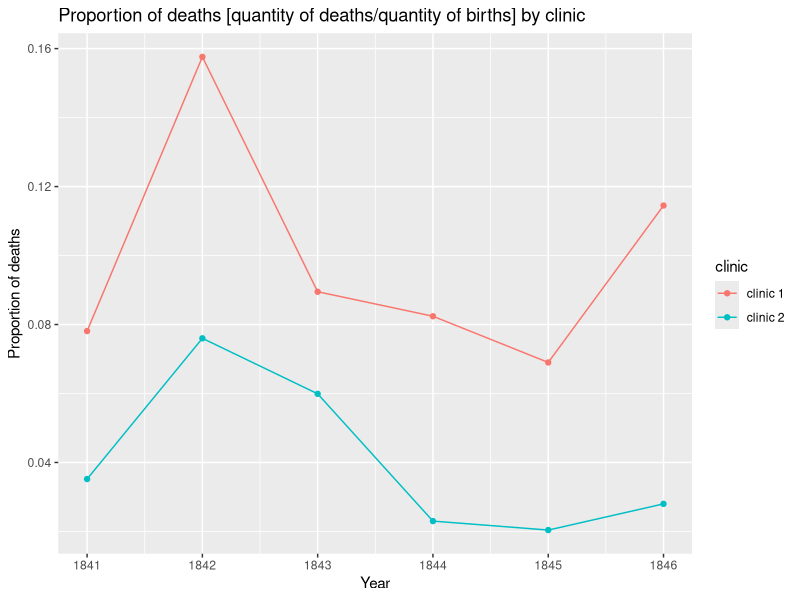
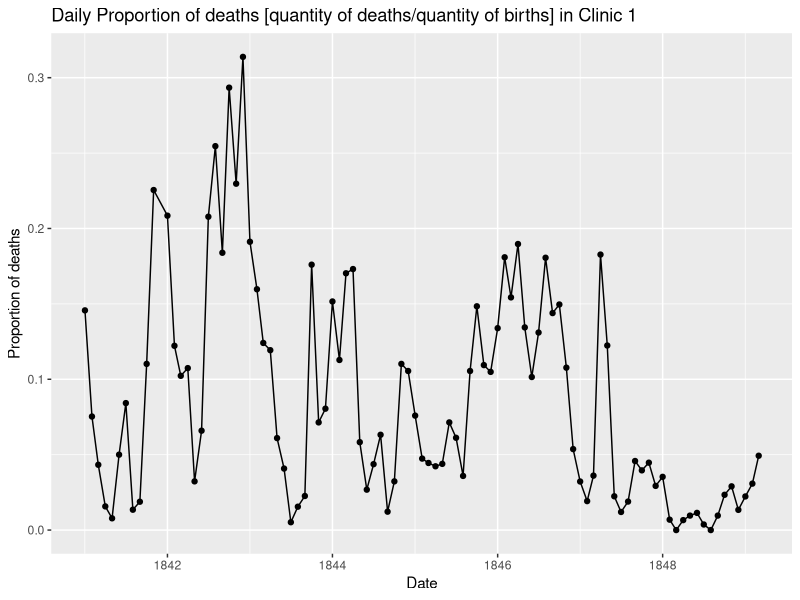
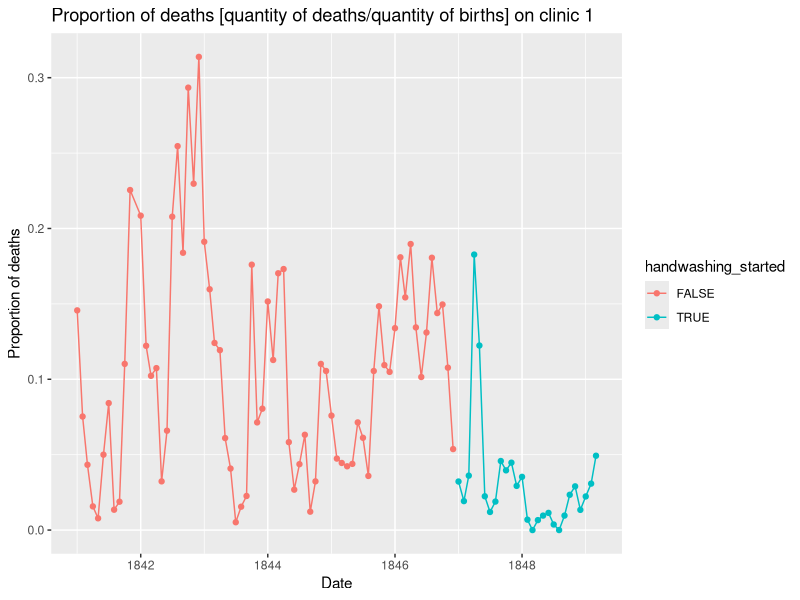

The R script that drew these images, in order:
## ---- chunk 1
library(dplyr)

#1.1. Cargue el paquete tidyverse.
library(tidyverse)

#1.2. Lea el archivo deaths_handwashing.csv usando read_csv y asígnelo a la variable yearly.
yearly <- read.csv("deaths_handwashing.csv")

#1.3. Imprima la variable yearly
yearly

## ---- chunk 2
#2.1. Use mutate para agregar la columna proportion_deaths a yearly, esta nueva columna se
#calculará como la proporción de muertes por número de nacimientos.

yearly <- mutate(yearly, proportion_deaths = round(deaths/births,4))


#2.2. Imprima yearly.

yearly

## ---- chunk 3
library(ggplot2)
#3.1. Utilice ggplot para hacer una gráfica lineal de proportion_deaths por año (columna year) con una línea por clínica.
#3.2. Las líneas deben tener colores distintos.


ggplot(data=yearly, aes(x=year, y=proportion_deaths, group=clinic, colour = clinic)) +
  geom_line()+
  geom_point() +
  labs(title = "Proportion of deaths [quantity of deaths/quantity of births] by clinic", y="Proportion of deaths", x="Year")


## ---- chunk 4

#4.1. Cargue los datos mensuales de la Clínica 1 para ver si el lavado de manos tuvo algún
#efecto, para esto lea el archivo deaths_clinic_1.csv y asígnelo a la variable monthly.

monthly <- read_csv("deaths_clinic_1.csv")
monthly


#4.2. Agregue la columna proportion_deaths a monthly, esta nueva columna se calculará
#como la proporción de muertes por número de nacimientos.

monthly <- mutate(monthly, proportion_deaths = round(deaths/births,4))
monthly

#4.3. Imprima las primeras filas de monthly usando la función head().

head(monthly)

## ---- chunk 5
#5.1. Haga una gráfica lineal de proportion_deaths por fecha para el data frame monthly usando ggplot.
# 5.2. Utilice la función labs para dar al eje x y al eje y una estética a las etiquetas.

ggplot(data=monthly, aes(x=date, y=proportion_deaths,)) +
  geom_line()+
  geom_point() +
  labs(title = "Daily Proportion of deaths [quantity of deaths/quantity of births] in Clinic 1", y="Proportion of deaths", x="Date")

## ---- chunk 6
#6.1. Agregue una columna TRUE/FALSE a monthly llamado handwashing_started, que será
#TRUE a partir del año en que se impuso el lavado de manos.

monthly_handwashing_started_df <- monthly %>%
mutate(monthly, handwashing_started = ifelse(date >= "1847-01-01" , TRUE, FALSE))
monthly_handwashing_started_df

#6.2. Haga una gráfica lineal de proportion_deaths por fecha para el data frame monthly
#usando ggplot. Haga que el color de la línea dependa de handwashing_started.
#6.3. Utilice la función labs para dar al eje x y al eje y una estética a las etiquetas.

ggplot(data=monthly_handwashing_started_df, aes(x=date, y=proportion_deaths, group=handwashing_started, colour = handwashing_started)) +
  geom_line()+
  geom_point() +
  labs(title = "Proportion of deaths [quantity of deaths/quantity of births] on clinic 1", y="Proportion of deaths", x="Date")


## ---- chunk 7

#7.1. Utilice group_by y summarise para calcular el promedio de proportion_deaths antes y
#después de que se impusiera el lavado de manos.

#7.2. Asigne el resultado en la variable month_summary e imprímala.

#7.3. El data frame resultante debería verse como el siguiente:

